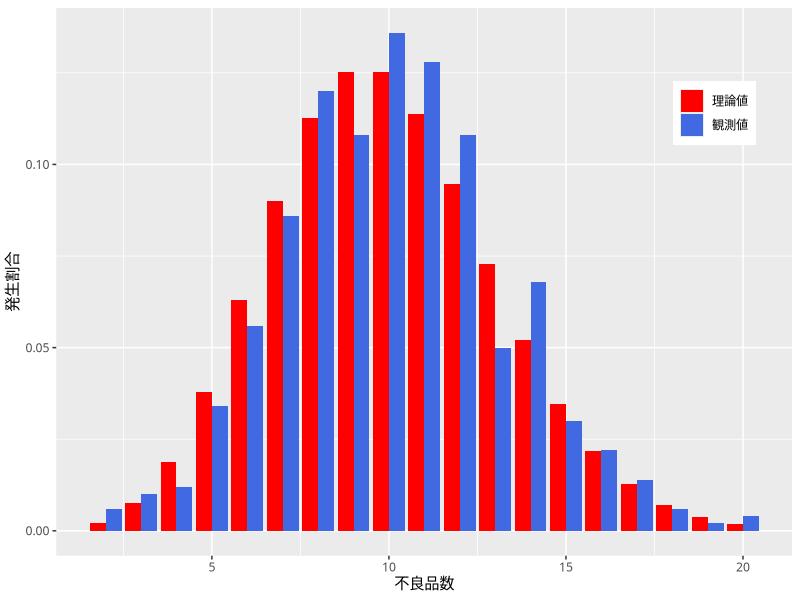
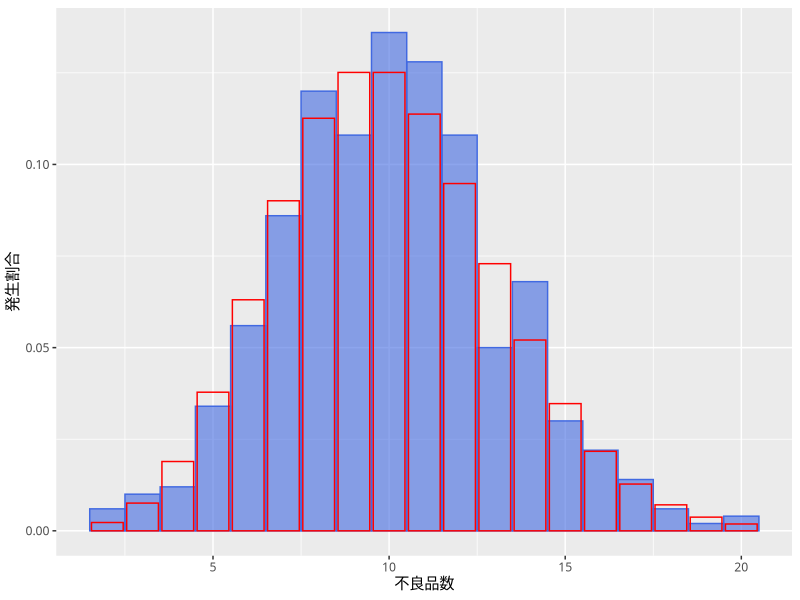

These charts were generated, in order, by the following R code:
### 少数の法則 (ggplot2での描画)
library(tidyverse) # パッケージの読み込み
set.seed(456)
n <- 5000 # 1日の総生産量
p <- 0.002 # 不良品の発生確率
mc <- 5*50*2 # 実験回数(週5日x50週間x2年操業に対応)
x <- replicate(mc, sum(rbinom(n,1,p))) # 不良品数
num <- min(x):max(x)
## それぞれの不良品数が生じた日数の割合のグラフを作成
myDat1 <- gather(
    data.frame(num=num,
               観測値=sapply(num, # nとなる割合を計算
                             function(n)sum(x==n))/mc,
               理論値=dpois(num, n*p)),
    type, value, -num)
ggplot(myDat1, aes(x=num, y=value, fill=type)) +
    geom_bar(stat="identity", position="dodge") +
    scale_fill_manual(name=NULL,
      values=c("観測値"="royalblue","理論値"="red")) +
    labs(x="不良品数", y="発生割合") +
    theme(legend.position=c(.95,.75),
          legend.justification=c(1, 0),
          text=element_text(family="HiraginoSans-W4"))
## 別の描き方の例
myDat2 <- data.frame(obs=x) 
myTheory <- data.frame(x=num, y=dpois(num, n*p)) 
ggplot() + 
    geom_histogram(data=myDat2,
                   aes(x=obs,y=..density..),
                   binwidth=1,
                   colour="royalblue",
                   fill="royalblue", alpha=.6) +
    geom_bar(data=myTheory, aes(x=num,y=y),
             stat="identity", colour="red", alpha=0) +
    labs(x="不良品数", y="発生割合") +
    theme(text=element_text(family="HiraginoSans-W4"))
